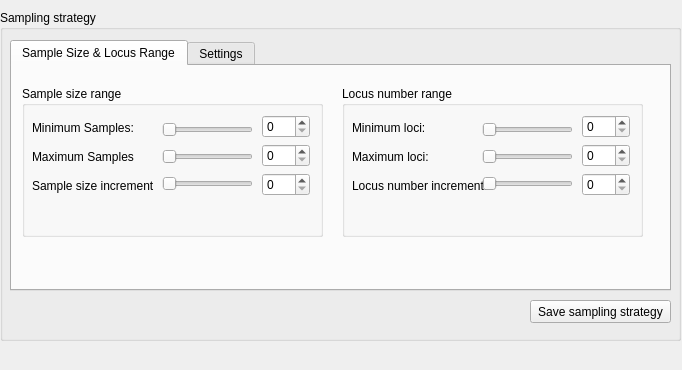
      <widget class="QWidget" name="page_8">
       <property name="geometry">
        <rect>
         <x>0</x>
         <y>0</y>
         <width>682</width>
         <height>370</height>
        </rect>
       </property>
       <attribute name="label">
        <string>Step 4 - Create / modify sampling strategy</string>
       </attribute>
       <widget class="QGroupBox" name="groupBox_28">
        <property name="geometry">
         <rect>
          <x>0</x>
          <y>10</y>
          <width>681</width>
          <height>331</height>
         </rect>
        </property>
        <property name="title">
         <string>Sampling strategy</string>
        </property>
        <widget class="QPushButton" name="pushButton_9">
         <property name="geometry">
          <rect>
           <x>530</x>
           <y>290</y>
           <width>141</width>
           <height>23</height>
          </rect>
         </property>
         <property name="text">
          <string>Save sampling strategy</string>
         </property>
        </widget>
        <widget class="QTabWidget" name="tabWidget_4">
         <property name="geometry">
          <rect>
           <x>10</x>
           <y>30</y>
           <width>661</width>
           <height>251</height>
          </rect>
         </property>
         <property name="currentIndex">
          <number>0</number>
         </property>
         <widget class="QWidget" name="tab_5">
          <attribute name="title">
           <string>Sample Size &amp;&amp; Locus Range</string>
          </attribute>
          <widget class="QGroupBox" name="groupBox_29">
           <property name="geometry">
            <rect>
             <x>10</x>
             <y>20</y>
             <width>301</width>
             <height>151</height>
            </rect>
           </property>
           <property name="title">
            <string>Sample size range</string>
           </property>
           <widget class="QWidget" name="layoutWidget_43">
            <property name="geometry">
             <rect>
              <x>10</x>
              <y>30</y>
              <width>130</width>
              <height>81</height>
             </rect>
            </property>
            <layout class="QVBoxLayout" name="verticalLayout_43">
             <item>
              <widget class="QLabel" name="label_61">
               <property name="text">
                <string>Minimum Samples:</string>
               </property>
              </widget>
             </item>
             <item>
              <widget class="QLabel" name="label_62">
               <property name="text">
                <string>Maximum Samples</string>
               </property>
              </widget>
             </item>
             <item>
              <widget class="QLabel" name="label_63">
               <property name="text">
                <string>Sample size increment</string>
               </property>
              </widget>
             </item>
            </layout>
           </widget>
           <widget class="QWidget" name="layoutWidget_44">
            <property name="geometry">
             <rect>
              <x>140</x>
              <y>30</y>
              <width>91</width>
              <height>81</height>
             </rect>
            </property>
            <layout class="QVBoxLayout" name="verticalLayout_44">
             <item>
              <widget class="QSlider" name="horizontalSlider_48">
               <property name="orientation">
                <enum>Qt::Horizontal</enum>
               </property>
              </widget>
             </item>
             <item>
              <widget class="QSlider" name="horizontalSlider_49">
               <property name="orientation">
                <enum>Qt::Horizontal</enum>
               </property>
              </widget>
             </item>
             <item>
              <widget class="QSlider" name="horizontalSlider_50">
               <property name="orientation">
                <enum>Qt::Horizontal</enum>
               </property>
              </widget>
             </item>
            </layout>
           </widget>
           <widget class="QWidget" name="layoutWidget_45">
            <property name="geometry">
             <rect>
              <x>240</x>
              <y>29</y>
              <width>48</width>
              <height>81</height>
             </rect>
            </property>
            <layout class="QVBoxLayout" name="verticalLayout_45">
             <item>
              <widget class="QSpinBox" name="spinBox_40"/>
             </item>
             <item>
              <widget class="QSpinBox" name="spinBox_41"/>
             </item>
             <item>
              <widget class="QSpinBox" name="spinBox_42"/>
             </item>
            </layout>
           </widget>
          </widget>
          <widget class="QGroupBox" name="groupBox_30">
           <property name="geometry">
            <rect>
             <x>330</x>
             <y>20</y>
             <width>301</width>
             <height>151</height>
            </rect>
           </property>
           <property name="title">
            <string>Locus number range</string>
           </property>
           <widget class="QWidget" name="layoutWidget_46">
            <property name="geometry">
             <rect>
              <x>10</x>
              <y>30</y>
              <width>145</width>
              <height>81</height>
             </rect>
            </property>
            <layout class="QVBoxLayout" name="verticalLayout_46">
             <item>
              <widget class="QLabel" name="label_64">
               <property name="text">
                <string>Minimum loci:</string>
               </property>
              </widget>
             </item>
             <item>
              <widget class="QLabel" name="label_65">
               <property name="text">
                <string>Maximum loci:</string>
               </property>
              </widget>
             </item>
             <item>
              <widget class="QLabel" name="label_66">
               <property name="text">
                <string>Locus number increment:</string>
               </property>
              </widget>
             </item>
            </layout>
           </widget>
           <widget class="QWidget" name="layoutWidget_47">
            <property name="geometry">
             <rect>
              <x>140</x>
              <y>30</y>
              <width>91</width>
              <height>81</height>
             </rect>
            </property>
            <layout class="QVBoxLayout" name="verticalLayout_47">
             <item>
              <widget class="QSlider" name="horizontalSlider_51">
               <property name="orientation">
                <enum>Qt::Horizontal</enum>
               </property>
              </widget>
             </item>
             <item>
              <widget class="QSlider" name="horizontalSlider_52">
               <property name="orientation">
                <enum>Qt::Horizontal</enum>
               </property>
              </widget>
             </item>
             <item>
              <widget class="QSlider" name="horizontalSlider_53">
               <property name="orientation">
                <enum>Qt::Horizontal</enum>
               </property>
              </widget>
             </item>
            </layout>
           </widget>
           <widget class="QWidget" name="layoutWidget_48">
            <property name="geometry">
             <rect>
              <x>240</x>
              <y>29</y>
              <width>48</width>
              <height>81</height>
             </rect>
            </property>
            <layout class="QVBoxLayout" name="verticalLayout_48">
             <item>
              <widget class="QSpinBox" name="spinBox_43"/>
             </item>
             <item>
              <widget class="QSpinBox" name="spinBox_44"/>
             </item>
             <item>
              <widget class="QSpinBox" name="spinBox_45"/>
             </item>
            </layout>
           </widget>
          </widget>
         </widget>
         <widget class="QWidget" name="tab_9">
          <attribute name="title">
           <string>Settings</string>
          </attribute>
         </widget>
        </widget>
       </widget>
      </widget>
